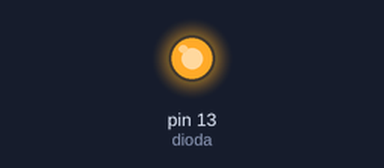
Simulated run of this sketch. Board: Arduino Uno, built with avr-gcc and run on an emulated ATmega328P. On the bench: output pins drawn as LEDs (lit = HIGH).

Above: at 0.2 s.
At 16.2 s:
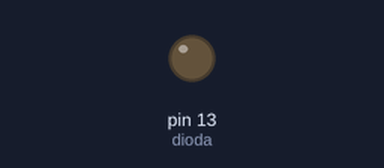
Timing chart, 0 to 23.4 s (numbered marks = the images above):
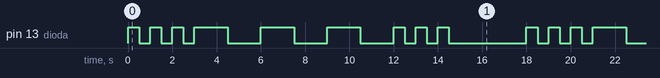

The sketch:

terrific_waasa_blad1.ino
```cpp
int dioda = 13;
int czas;
void setup(){
    pinMode(dioda, OUTPUT);
}
void loop(){
    for (int i = 0; i < 9; i = i + 1){
      if (i<3 || i>=6) {
        czas=500;
      }
      else {
        czas=1500;
      }

        digitalWrite(dioda, HIGH);
        delay(czas);
        digitalWrite(dioda, LOW);
        delay(czas);
    }

    delay(3000);
};
```

Measured:
- by itself, pin 13 (dioda): repeats every 18.0 s: 2 × (LOW 0.50 s, HIGH 0.50 s), LOW 0.50 s, 3 × (HIGH 1.5 s, LOW 1.5 s), 2 × (HIGH 0.50 s, LOW 0.50 s), HIGH 0.50 s, LOW 3.5 s, HIGH 0.50 s
- by itself, everything shown: repeats every 18.0 s, in 18 steps
